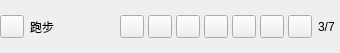
<?xml version="1.0" encoding="UTF-8"?>
<ui version="4.0">
 <class>HabbitItem</class>
 <widget class="QWidget" name="HabbitItem">
  <property name="geometry">
   <rect>
    <x>0</x>
    <y>0</y>
    <width>340</width>
    <height>53</height>
   </rect>
  </property>
  <property name="windowTitle">
   <string>Form</string>
  </property>
  <layout class="QHBoxLayout" name="horizontalLayout_2">
   <property name="leftMargin">
    <number>0</number>
   </property>
   <property name="topMargin">
    <number>6</number>
   </property>
   <property name="rightMargin">
    <number>5</number>
   </property>
   <property name="bottomMargin">
    <number>6</number>
   </property>
   <item>
    <widget class="QToolButton" name="imgBtn">
     <property name="text">
      <string/>
     </property>
    </widget>
   </item>
   <item>
    <widget class="QLabel" name="labelText">
     <property name="text">
      <string>跑步</string>
     </property>
    </widget>
   </item>
   <item>
    <spacer name="horizontalSpacer">
     <property name="orientation">
      <enum>Qt::Horizontal</enum>
     </property>
     <property name="sizeHint" stdset="0">
      <size>
       <width>51</width>
       <height>20</height>
      </size>
     </property>
    </spacer>
   </item>
   <item>
    <layout class="QHBoxLayout" name="weekLayout">
     <property name="spacing">
      <number>4</number>
     </property>
     <item>
      <widget class="WeekToolButton" name="weekBtn1">
       <property name="text">
        <string/>
       </property>
      </widget>
     </item>
     <item>
      <widget class="WeekToolButton" name="weekBtn2">
       <property name="text">
        <string/>
       </property>
      </widget>
     </item>
     <item>
      <widget class="WeekToolButton" name="weekBtn3">
       <property name="text">
        <string/>
       </property>
      </widget>
     </item>
     <item>
      <widget class="WeekToolButton" name="weekBtn4">
       <property name="text">
        <string/>
       </property>
      </widget>
     </item>
     <item>
      <widget class="WeekToolButton" name="weekBtn5">
       <property name="text">
        <string/>
       </property>
      </widget>
     </item>
     <item>
      <widget class="WeekToolButton" name="weekBtn6">
       <property name="text">
        <string/>
       </property>
      </widget>
     </item>
     <item>
      <widget class="WeekToolButton" name="weekBtn7">
       <property name="text">
        <string/>
       </property>
      </widget>
     </item>
    </layout>
   </item>
   <item>
    <widget class="QLabel" name="label">
     <property name="text">
      <string>3/7</string>
     </property>
    </widget>
   </item>
  </layout>
 </widget>
 <customwidgets>
  <customwidget>
   <class>WeekToolButton</class>
   <extends>QToolButton</extends>
   <header>weektoolbutton.h</header>
  </customwidget>
 </customwidgets>
 <resources/>
 <connections/>
</ui>
